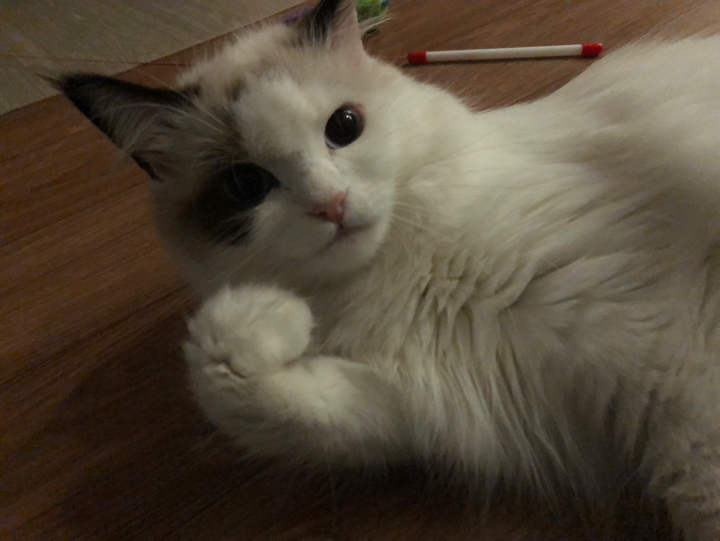
#> input picture 선형대수 4일차/실습/img/img3.jpg, 1440 x 1081 px (shown at 1/2 size)
$ python opencv16.py
#> lines starting #> are read from the running program, lines starting #| are printed output that depends on the picture
# 결합된 변환
import cv2
import numpy as np

img = cv2.imread('img/img3.jpg', cv2.IMREAD_COLOR)
#> img is the input picture: shape (1081, 1440, 3); mean B, G, R 57.9, 73.7, 84.8

# 이미지 사이즈 조정
img = cv2.resize(img, dsize=(400, 400), interpolation=cv2.INTER_AREA)
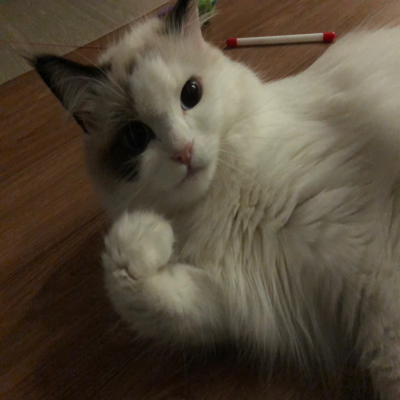
#> img: shape (400, 400, 3); mean B, G, R 57.9, 73.7, 84.8

height, width = img.shape[:2]
#> height = 400; width = 400

scale_factor = 0.5
scaling_matrix = np.array([[scale_factor, 0, 0], [0, scale_factor, 0], [0, 0, 1]])
translation_matrix = np.array([[1, 0, width / 4], [0, 1, height / 4], [0, 0, 1]])
#> translation_matrix = [[1, 0, 100], [0, 1, 100], [0, 0, 1]]

angle = 45
radian = angle * np.pi / 180

c = np.cos(radian)
s = np.sin(radian)

center_x = width / 2
#> center_x = 200
center_y = height / 2
#> center_y = 200

rotation_matrix = np.array([[c, s, (1 - c) * center_x - s * center_y], [-s, c, s * center_x + (1 - c) * center_y], [0, 0, 1]])

# 정해진 순서대로 변환 행렬을 곱하여 하나의 행렬을 생성합니다.
T = np.eye(3)
T = np.dot(scaling_matrix, T)
T = np.dot(translation_matrix, T)
T = np.dot(rotation_matrix, T)

dst = np.zeros((height, width, img.shape[2]), dtype=np.uint8)

for y in range(height):
    for x in range(width):

        # 미리 구해 놓은 변환 행렬을 행렬곱 한번으로 적용합니다.
        # 여기에서도 backward mapping을 사용합니다.
        new_p = np.array([x, y, 1])
        inv_scaling_matrix = np.linalg.inv(T)
        old_p = np.dot(inv_scaling_matrix, new_p)

        x_, y_ = old_p[:2]
        x_ = int(x_)
        y_ = int(y_)

        if x_ > 0 and x_ < width and y_ > 0 and y_ < height:
            dst.itemset((y, x, 0), img.item(y_, x_, 0))
            dst.itemset((y, x, 1), img.item(y_, x_, 1))
            dst.itemset((y, x, 2), img.item(y_, x_, 2))
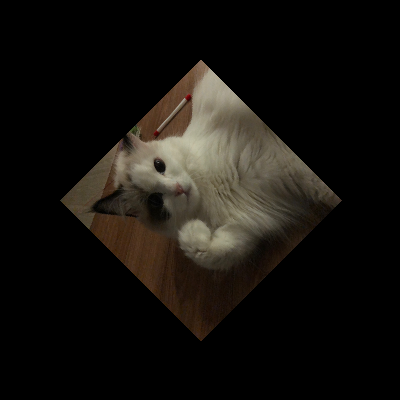
#> dst: shape (400, 400, 3); mean B, G, R 14.4, 18.3, 21.1

cv2.imshow("resutl", dst)
cv2.waitKey(0)

$ run again, with 선형대수 4일차/실습/img/img1.jpg copied over 선형대수 4일차/실습/img/img3.jpg
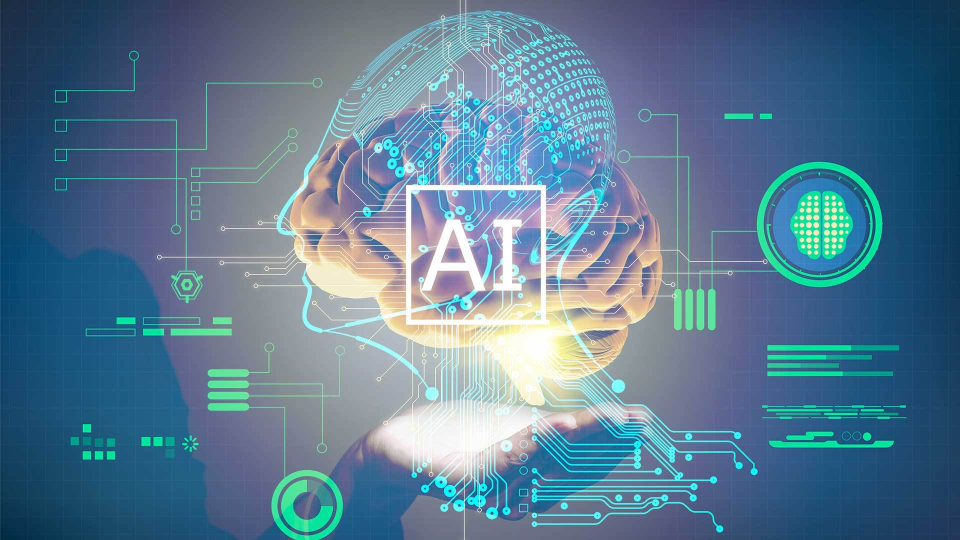
#> input picture 선형대수 4일차/실습/img/img1.jpg, 1920 x 1080 px (shown at 1/2 size)
#> img is the input picture: shape (1080, 1920, 3); mean B, G, R 145.7, 122.6, 90.4
#> `img = cv2.resize(img, dsize=(400, 400), interpolation=cv2.INTER_AREA)`:
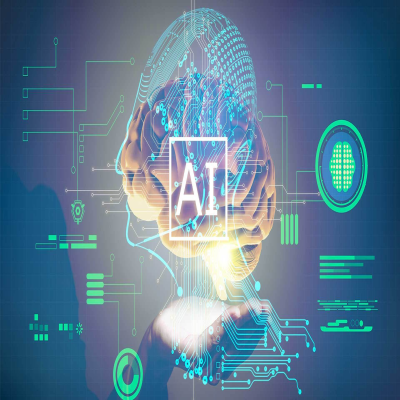
#> img: shape (400, 400, 3); mean B, G, R 145.7, 122.6, 90.4
#> after the loop `for y in range(height):`:
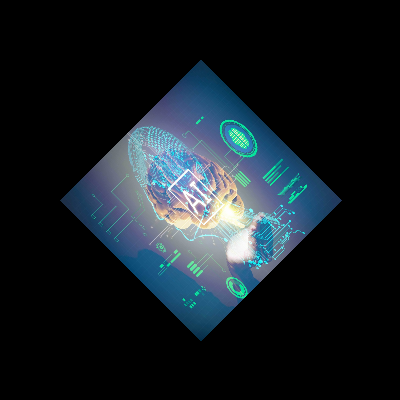
#> dst: shape (400, 400, 3); mean B, G, R 36.3, 30.5, 22.5

$ run again, with 선형대수 4일차/실습/img/img6.jpg copied over 선형대수 4일차/실습/img/img3.jpg
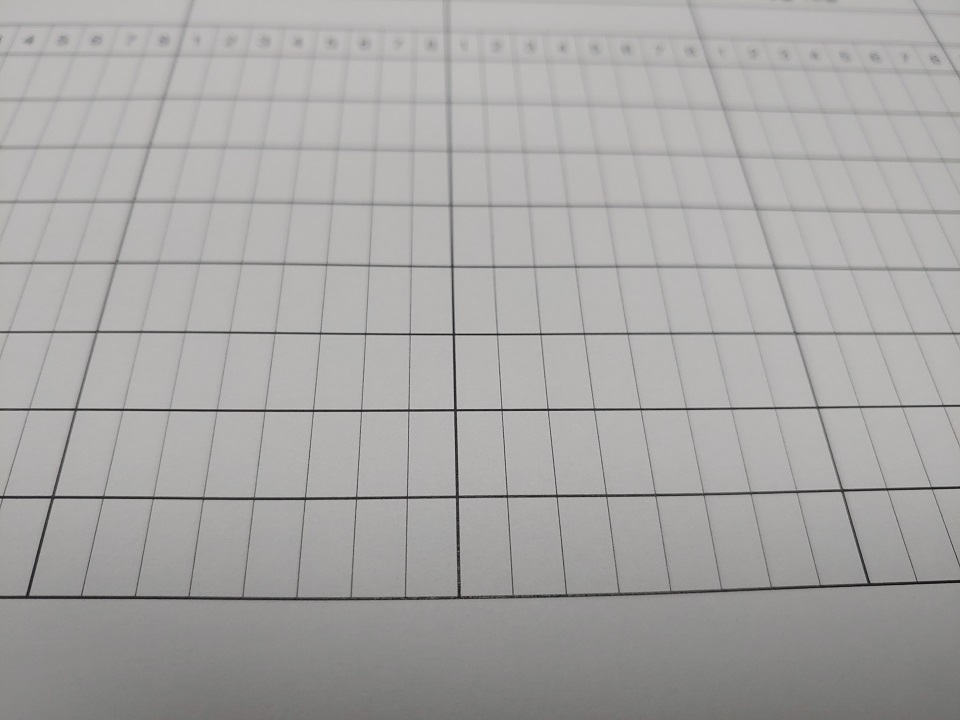
#> input picture 선형대수 4일차/실습/img/img6.jpg, 960 x 720 px
#> img is the input picture: shape (720, 960, 3); mean B, G, R 164.9, 166, 167.2
#> `img = cv2.resize(img, dsize=(400, 400), interpolation=cv2.INTER_AREA)`:
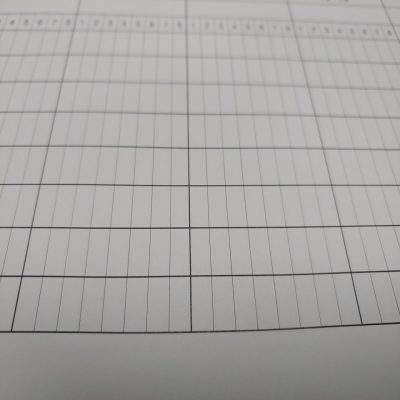
#> img: shape (400, 400, 3); mean B, G, R 164.9, 166, 167.2
#> after the loop `for y in range(height):`:
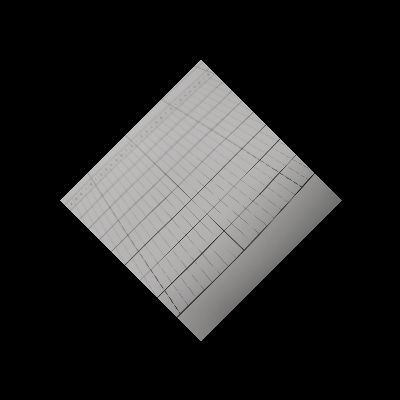
#> dst: shape (400, 400, 3); mean B, G, R 41, 41.3, 41.5

$ run again, with 선형대수 4일차/실습/img/img7.jpg copied over 선형대수 4일차/실습/img/img3.jpg
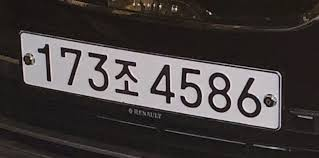
#> input picture 선형대수 4일차/실습/img/img7.jpg, 319 x 158 px
#> img is the input picture: shape (158, 319, 3); mean B, G, R 62.6, 63.1, 68.8
#> `img = cv2.resize(img, dsize=(400, 400), interpolation=cv2.INTER_AREA)`:
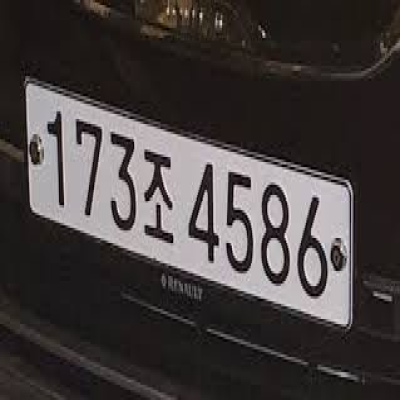
#> img: shape (400, 400, 3); mean B, G, R 62.6, 63.1, 68.8
#> after the loop `for y in range(height):`:
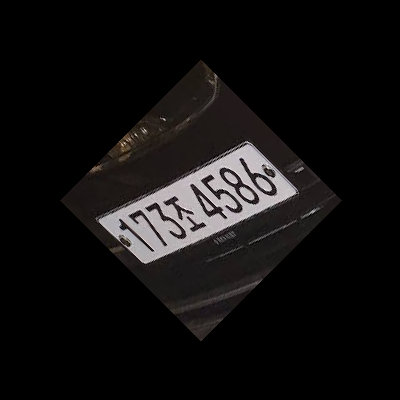
#> dst: shape (400, 400, 3); mean B, G, R 15.6, 15.7, 17.2
